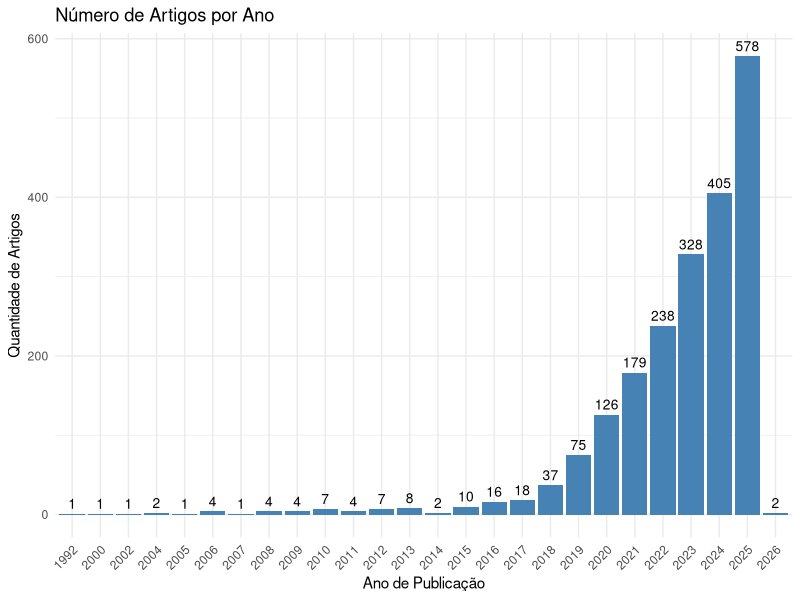
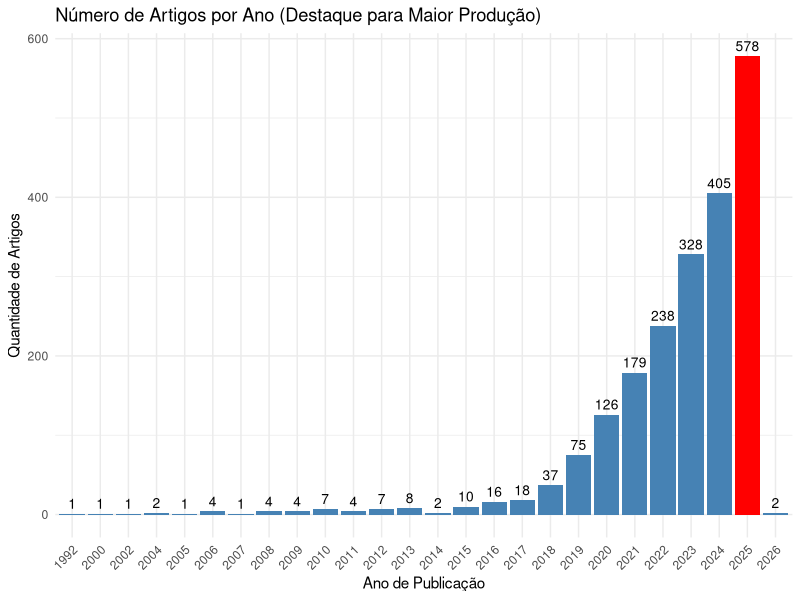
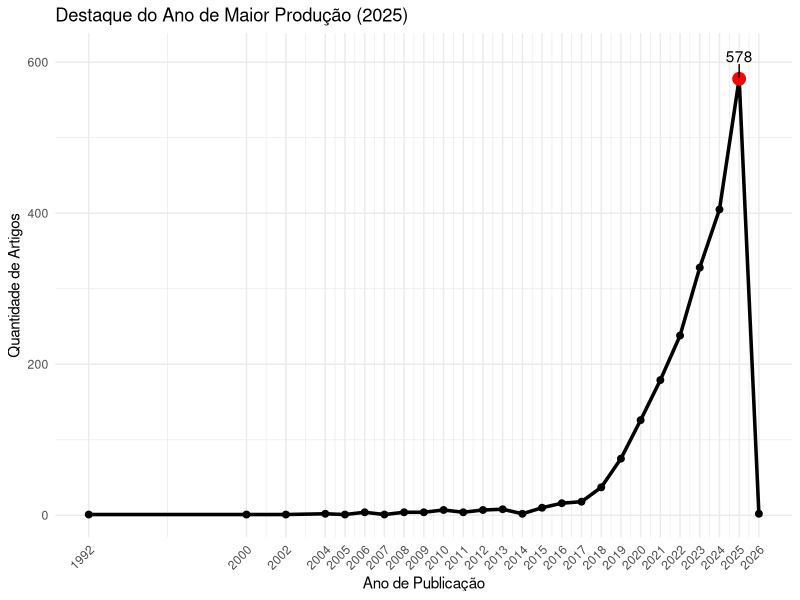
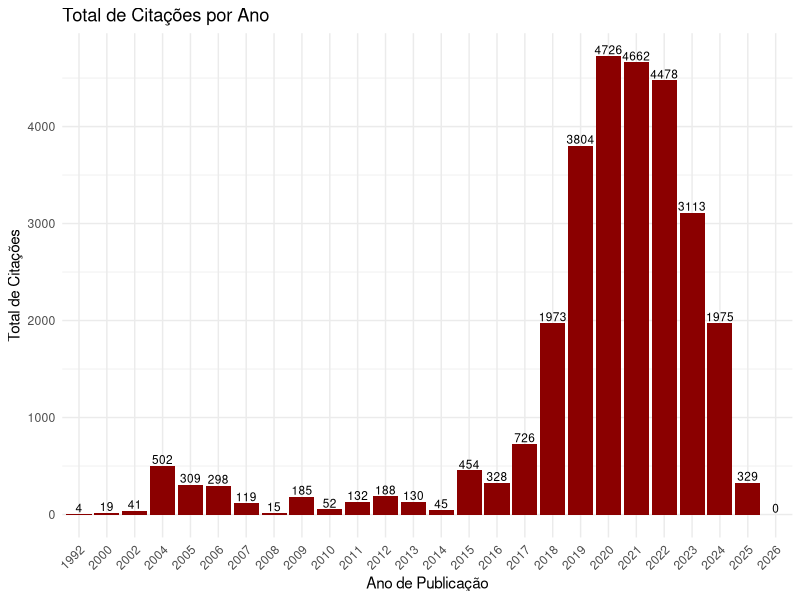
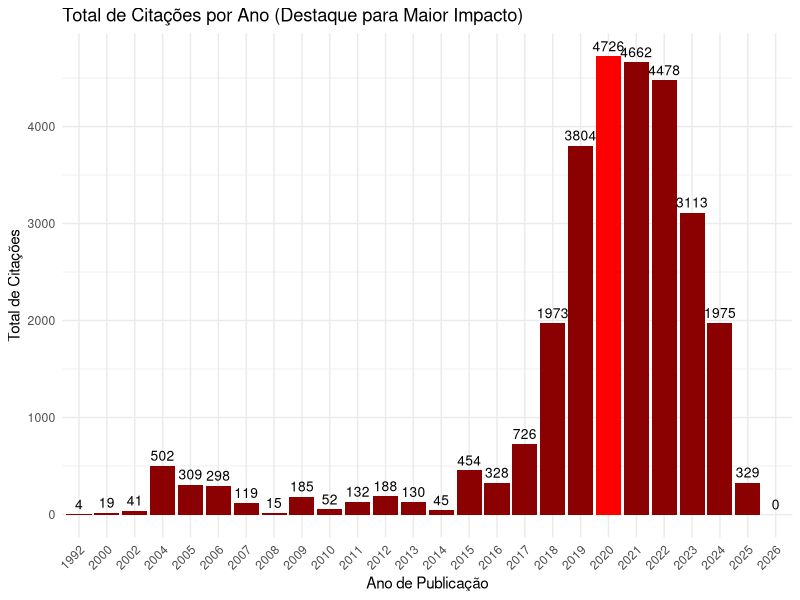
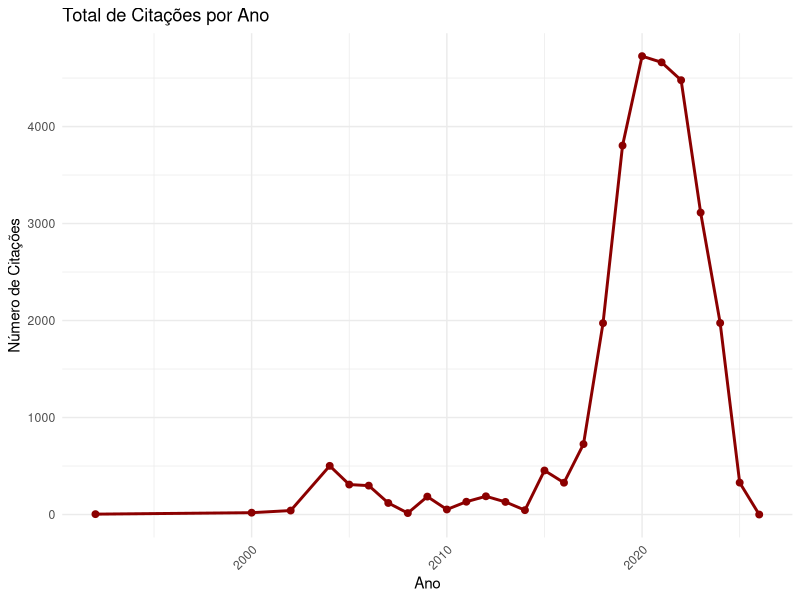
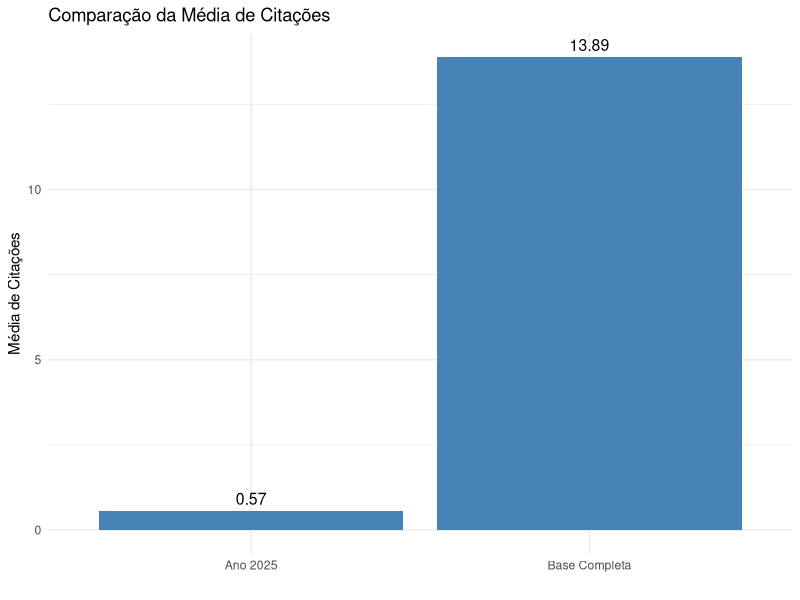
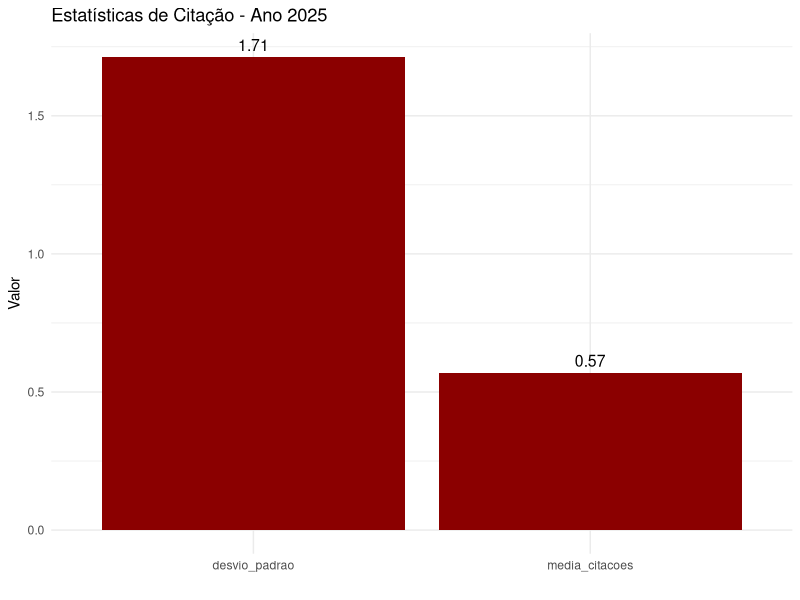

Generate these figures, in order, with R:
# Pacotes utilizados
install.packages(c("readxl", "dplyr", "ggplot2", "ggrepel", "tidyr"))

library(readxl)
library(dplyr)
library(ggplot2)
library(ggrepel)
library(tidyr)

# Carregar base
df <- read_excel("dados/DB_Cientometria_Expandida_ver01.xlsx")

# Criar pasta 'resultados' para salvar saídas, se não existir
if (!dir.exists("resultados")) {
  dir.create("resultados")
}

# 1) Número de artigos por ano
# Verificar quais estão com NA ou em branco no campo ano
artigos_sem_ano <- df %>%
  filter(is.na(year)) %>%
  select(title, doi, source_database, fascia)

artigos_sem_ano

write.csv(artigos_sem_ano, "resultados/artigos_sem_ano.csv", row.names = FALSE)

# Remover anos NA
df <- df %>% filter(!is.na(year))

# Análise dos dados restantes
artigos_ano <- df %>%
  group_by(year) %>%
  summarise(n_artigos = n())

artigos_ano %>% arrange(desc(n_artigos))

write.csv(artigos_ano, "resultados/artigos_por_ano.csv", row.names = FALSE)

ggplot(artigos_ano, aes(x = factor(year), y = n_artigos)) +
  geom_col(fill = "steelblue") +
  geom_text(aes(label = n_artigos),
            vjust = -0.5,
            size = 3.5) +
  labs(title = "Número de Artigos por Ano",
       x = "Ano de Publicação",
       y = "Quantidade de Artigos") +
  theme_minimal() +
  theme(axis.text.x = element_text(angle = 45, hjust = 1))

ggsave(
  file.path("resultados/artigos_por_ano_barras.jpg"),
  width = 12, height = 6
)

ano_max <- artigos_ano %>%
  filter(n_artigos == max(n_artigos)) %>%
  pull(year)

ggplot(artigos_ano, aes(x = factor(year), y = n_artigos)) +
  geom_col(aes(fill = year == ano_max), show.legend = FALSE) +
  scale_fill_manual(values = c("steelblue", "red")) +
  geom_text(aes(label = n_artigos),
            vjust = -0.5,
            size = 3.5) +
  labs(title = "Número de Artigos por Ano (Destaque para Maior Produção)",
       x = "Ano de Publicação",
       y = "Quantidade de Artigos") +
  theme_minimal() +
  theme(axis.text.x = element_text(angle = 45, hjust = 1))

ggsave(
  file.path("resultados/artigos_por_ano_barras_destaque.jpg"),
  width = 10, height = 6
)

ggplot(artigos_ano, aes(x = year, y = n_artigos)) +
  geom_line(size = 1.2) +
  geom_point(size = 2) +
  geom_point(data = subset(artigos_ano, year == 2025),
             color = "red", size = 4) +
  geom_text_repel(data = subset(artigos_ano, year == 2025),
                  aes(label = n_artigos),
                  nudge_y = 30) +
  scale_x_continuous(breaks = artigos_ano$year) +
  labs(title = "Destaque do Ano de Maior Produção (2025)",
       x = "Ano de Publicação",
       y = "Quantidade de Artigos") +
  theme_minimal() +
  theme(axis.text.x = element_text(angle = 45, hjust = 1))

ggsave(
  file.path("resultados/artigos_por_ano_destaque.jpg"),
  width = 10, height = 6
)


# 2) Soma de citações por ano
# Verificar se possui citações em branco
citacoes_sem_dados <- df %>%
  filter(is.na(citation)) %>%
  select(title, doi, source_database, fascia)

citacoes_sem_dados

# Análise dos dados restantes
citacoes_ano <- df %>%
  group_by(year) %>%
  summarise(total_citacoes = sum(citations))

citacoes_ano %>% arrange(desc(total_citacoes))

write.csv(citacoes_ano, "resultados/total_citacoes.csv", row.names = FALSE)

ggplot(citacoes_ano, aes(x = factor(year), y = total_citacoes)) +
  geom_col(fill = "darkred") +
  geom_text(aes(label = total_citacoes),
            vjust = -0.2,
            size = 3.0) +
  labs(title = "Total de Citações por Ano",
       x = "Ano de Publicação",
       y = "Total de Citações") +
  theme_minimal() +
  theme(axis.text.x = element_text(angle = 45, hjust = 1))

ggsave(
  file.path("resultados/citacoes_por_ano_barras.jpg"),
  width = 12, height = 6
)

ano_max_cit <- citacoes_ano %>%
  filter(total_citacoes == max(total_citacoes)) %>%
  pull(year)

ggplot(citacoes_ano, aes(x = factor(year), y = total_citacoes)) +
  geom_col(aes(fill = year == ano_max_cit), show.legend = FALSE) +
  scale_fill_manual(values = c("darkred", "red")) +
  geom_text(aes(label = total_citacoes),
            vjust = -0.5,
            size = 3.5) +
  labs(title = "Total de Citações por Ano (Destaque para Maior Impacto)",
       x = "Ano de Publicação",
       y = "Total de Citações") +
  theme_minimal() +
  theme(axis.text.x = element_text(angle = 45, hjust = 1))

ggsave(
  file.path("resultados/citacoes_por_ano_barras_destaque_global.jpg"),
  width = 12, height = 6
)

# ---------------------------------------------------------------------------
# Mostrar:
# Como o impacto médio dos artigos evoluiu ao longo do tempo
# Se os artigos mais recentes estão sendo mais citados
# Se existe concentração de citações (alta variabilidade)

# Mas tem um problema estrutural:
# Artigos recentes (2024, 2025) ainda não tiveram tempo para acumular citações.

# Então:
# A média de citações por ano tende a cair nos anos mais recentes
# Não porque os artigos são piores
# Mas porque são mais novos
# Isso distorce análise temporal.

# Média e desvio padrão de citação por ano ***
estatisticas_citacao <- df %>%
  group_by(year) %>%
  summarise(
    media_score = mean(citations, na.rm = TRUE),
    desvio_padrao = sd(citations, na.rm = TRUE)
  )

estatisticas_citacao 

write.csv(estatisticas_citacao, "resultados/estatisticas_citacao_global.csv", row.names = FALSE)



# Frequência por nível de importância por citação ***
importancia_citacao <- df %>%
  group_by(fascia) %>%
  summarise(n = n())

importancia_citacao

write.csv(importancia_citacao, "resultados/importancia_citacao_global.csv", row.names = FALSE)

importancia_citacao2 <- df %>%
  group_by(fascia) %>%
  summarise(n = n()) %>%
  mutate(percentual = (n / sum(n)) * 100)

importancia_citacao2

write.csv(importancia_citacao2, "resultados/importancia_citacao2_global.csv", row.names = FALSE)

# ---------------------------------------------------------------------------

ggplot(citacoes_ano, aes(x = year, y = total_citacoes)) +
  geom_line(size = 1, color = "darkred") +
  geom_point(size = 2, color = "darkred") +
  labs(title = "Total de Citações por Ano",
       x = "Ano",
       y = "Número de Citações") +
  theme_minimal() +
  theme(axis.text.x = element_text(angle = 45, hjust = 1))

ggsave(
  file.path("resultados/citacoes_ano_grafico_global.jpg"),
  width = 12, height = 6
)

# ---------------
# 2.1) Citações por ano_max

estatisticas_globais <- df %>%
  summarise(
    media_citacoes = mean(citations, na.rm = TRUE),
    desvio_padrao = sd(citations, na.rm = TRUE),
    total_artigos = n()
  )

estatisticas_globais

write.csv(estatisticas_globais,
          "resultados/estatisticas_globais_citacoes.csv",
          row.names = FALSE)


# ano_max <- artigos_ano %>%
#   filter(n_artigos == max(n_artigos)) %>%
#   pull(year)

ano_max

estatisticas_ano_max <- df %>%
  filter(year == ano_max) %>%
  summarise(
    media_citacoes = mean(citations, na.rm = TRUE),
    desvio_padrao = sd(citations, na.rm = TRUE),
    total_artigos = n()
  )

estatisticas_ano_max

write.csv(estatisticas_ano_max,
          "resultados/estatisticas_citacoes_ano_max.csv",
          row.names = FALSE)

# ---------------
# Se acontecer algo como:
# Ano com mais publicações tem média menor → pode indicar produção em massa com menor impacto individual.
# Ano com mais publicações tem média maior → indica consolidação e maturidade do campo.
# Isso vira argumento de discussão.


comparacao <- bind_rows(
  estatisticas_globais %>% mutate(grupo = "Base Completa"),
  estatisticas_ano_max %>% mutate(grupo = paste("Ano", ano_max))
)


ggplot(comparacao, aes(x = grupo, y = media_citacoes)) +
  geom_col(fill = "steelblue") +
  geom_text(aes(label = round(media_citacoes, 2)),
            vjust = -0.5,
            size = 4) +
  labs(title = "Comparação da Média de Citações",
       x = "",
       y = "Média de Citações") +
  theme_minimal()

ggsave("resultados/comparacao_media_citacoes.jpg",
       width = 12, height = 6)


estatisticas_long <- estatisticas_ano_max %>%
  select(media_citacoes, desvio_padrao) %>%
  tidyr::pivot_longer(cols = everything(),
                      names_to = "metrica",
                      values_to = "valor")


ggplot(estatisticas_long, aes(x = metrica, y = valor)) +
  geom_col(fill = "darkred") +
  geom_text(aes(label = round(valor, 2)),
            vjust = -0.5,
            size = 4) +
  labs(title = paste("Estatísticas de Citação - Ano", ano_max),
       x = "",
       y = "Valor") +
  theme_minimal()

# 3) Média e desvio padrão do score por ano
estatisticas_score <- df %>%
  group_by(year) %>%
  summarise(
    media_score = mean(score_final_100, na.rm = TRUE),
    desvio_padrao = sd(score_final_100, na.rm = TRUE)
  )

estatisticas_score

write.csv(estatisticas_score, "resultados/estatisticas_score.csv", row.names = FALSE)

ggplot(estatisticas_score, aes(x = year, y = media_score)) +
  geom_line(size = 1, color = "blue") +
  geom_point(size = 2, color = "blue") +
  labs(title = "Média do Score Final por Ano",
       x = "Ano",
       y = "Média do Score") +
  theme_minimal() +
  theme(axis.text.x = element_text(angle = 45, hjust = 1))

ggsave(
  file.path("resultados/estatisticas_score_media_grafico.jpg"),
  width = 12, height = 6
)

ggplot(estatisticas_score, aes(x = year, y = desvio_padrao)) +
  geom_line(size = 1, color = "purple") +
  geom_point(size = 2, color = "purple") +
  labs(title = "Desvio Padrão do Score por Ano",
       x = "Ano",
       y = "Desvio Padrão") +
  theme_minimal() +
  theme(axis.text.x = element_text(angle = 45, hjust = 1))

ggsave(
  file.path("resultados/estatisticas_score_desvio_padrao_grafico.jpg"),
  width = 12, height = 6
)

# 4) Número de artigos por base
artigos_base <- df %>%
  separate_rows(source_database, sep = ";") %>%
  mutate(source_database = trimws(source_database)) %>% 
  group_by(source_database) %>%
  summarise(n_artigos = n()) %>%
  arrange(desc(n_artigos))

artigos_base

write.csv(artigos_base, "resultados/n_artigos_base.csv", row.names = FALSE)


ggplot(artigos_base,
       aes(x = reorder(source_database, n_artigos),
           y = n_artigos)) +
  geom_col(fill = "steelblue") +
  coord_flip() +
  geom_text(aes(label = n_artigos),
            hjust = -0.1,
            size = 3.5) +
  labs(title = "Número de Artigos por Base de Dados",
       x = "Base",
       y = "Quantidade de Artigos") +
  theme_minimal()

ggsave(
  file.path("resultados/n_artigos_base_grafico.jpg"),
  width = 12, height = 6
)


# 5) Frequência por nível de importância
importancia <- df %>%
  group_by(fascia) %>%
  summarise(n = n())

importancia

write.csv(importancia, "resultados/importancia.csv", row.names = FALSE)




